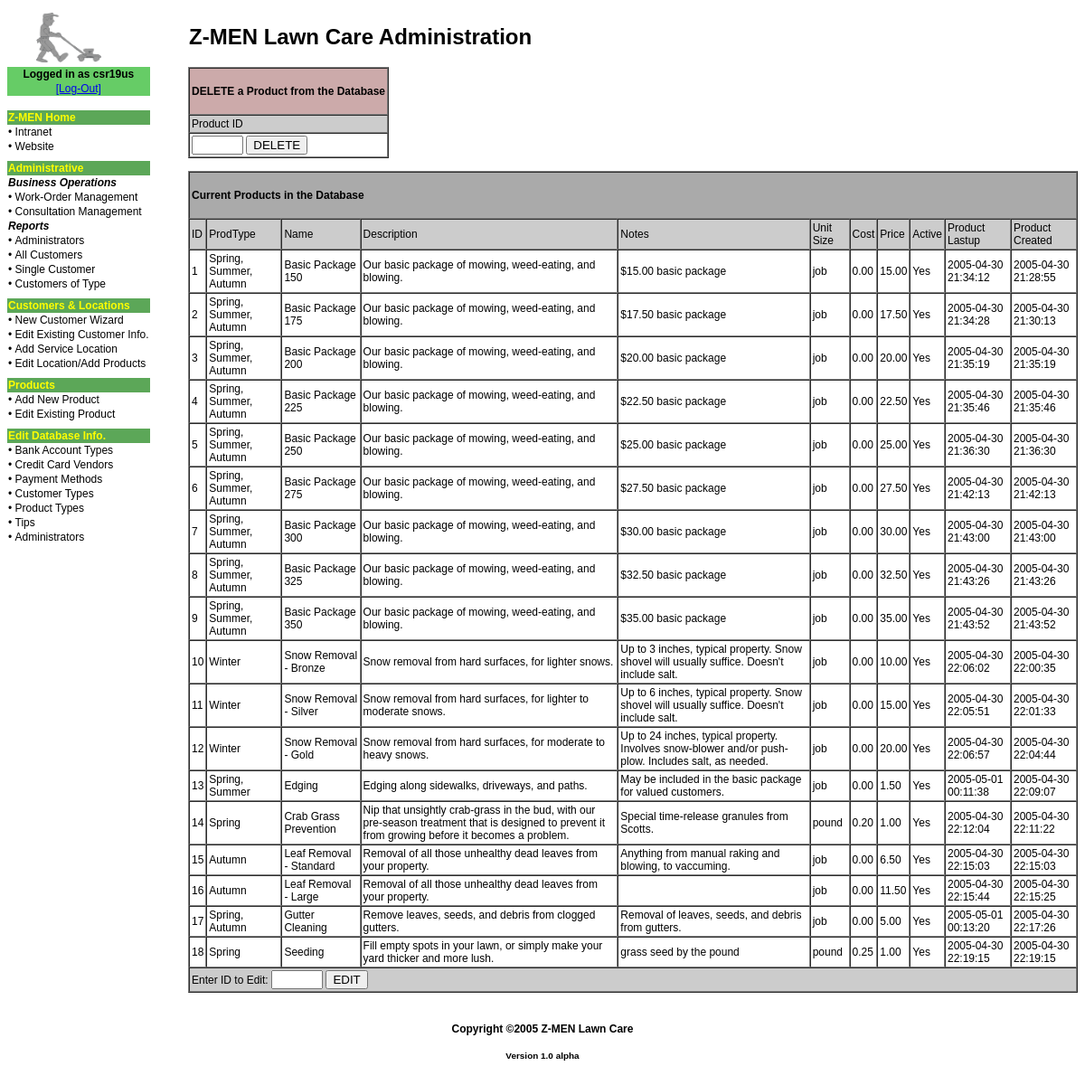
Screenshot of /site/adminroot/product.php (signed in) with the database file from the repository.
### tables this page shows
CREATE TABLE `product` (
  `prod_id` mediumint(8) UNSIGNED NOT NULL AUTO_INCREMENT,
  `prod_name` varchar(64) DEFAULT NULL,
  `prod_desc` text,
  `prod_notes` text,
  `prod_unit_size` varchar(32) DEFAULT NULL,
  `prod_cost` float(8, 2) DEFAULT NULL,
  `prod_price` decimal(8, 2) DEFAULT NULL,
  `prod_price_d1` float(3, 2) DEFAULT NULL,
  `prod_price_d2` float(3, 2) DEFAULT NULL,
  `prod_is_promote` tinyint(1) UNSIGNED DEFAULT NULL,
  `prod_is_active` tinyint(1) UNSIGNED DEFAULT NULL,
  `prod_lastupd` timestamp NOT NULL DEFAULT CURRENT_TIMESTAMP ON UPDATE CURRENT_TIMESTAMP,
  `prod_created` datetime DEFAULT NULL,
  `prod_last_mod_by` varchar(16) DEFAULT NULL,
  `ptype_id` tinyint(3) UNSIGNED DEFAULT NULL,
  PRIMARY KEY (`prod_id`),
  KEY `product_ptype_id` TYPE BTREE (`ptype_id`),
  CONSTRAINT `FK_product_1` FOREIGN KEY (`ptype_id`) REFERENCES `prod_type` (`ptype_id`) ON DELETE
  SET
    NULL ON UPDATE CASCADE
);

CREATE TABLE `prod_type` (
  `ptype_id` tinyint(3) UNSIGNED NOT NULL AUTO_INCREMENT,
  `ptype_type` varchar(32) DEFAULT NULL,
  `ptype_desc` varchar(128) DEFAULT NULL,
  `ptype_lastupd` timestamp NOT NULL DEFAULT CURRENT_TIMESTAMP ON UPDATE CURRENT_TIMESTAMP,
  `ptype_created` datetime DEFAULT NULL,
  PRIMARY KEY (`ptype_id`)
);

### site/adminroot/php/fns_database.php (called while the page is built, shortened)
<?php
function dbconnect_newmethod() {
	$db = mysqli_connect('localhost','zmen_webuser','password','zmendev');
	return $db;
}
?>

### site/adminroot/php/product_view.php (the view, shortened to what this page needs)
<?php
require_once 'fns_database.php';
$result = dbconnect_newmethod()->query('SELECT * FROM product, prod_type WHERE product.ptype_id=prod_type.ptype_id ORDER BY prod_id ASC');
$num_results = $result->num_rows;
echo '
	<table border="1" cellpadding="2" cellspacing="0">
		<tr bgcolor="#aaaaaa">
			<td colspan="11"><h4>Current Products in the Database</h4></td>
		</tr>
		<tr bgcolor="#cccccc">
			<td>ID</td>
			<td align="left">ProdType</td>
			<td>Name</td>
			<td>Description</td>
			<td>Notes</td>
			<td>Unit Size</td>
			<td>Cost</td>
			<td>Price</td>
			<td>Active</td>
			<td>Product Lastup</td>
			<td>Product Created</td>
		</tr>';
for ($i=0; $i<$num_results; $i++) {
	$row = $result->fetch_assoc();
	echo '<tr>';
	echo '<td>'.$row['prod_id'].'</td>';
	echo '<td align="left">'.$row['ptype_type'].'</td>';
	echo '<td>'.$row['prod_name'].'</td>';
	echo '<td>'.$row['prod_desc'].'</td>';
	echo '<td>'.$row['prod_notes'].'</td>';
	echo '<td>'.$row['prod_unit_size'].'</td>';
	echo '<td>'.$row['prod_cost'].'</td>';
	echo '<td>'.$row['prod_price'].'</td>';
		if ($row['prod_is_active']==0) $row['prod_is_active']='No';
		else if ($row['prod_is_active']==1) $row['prod_is_active']='Yes';
	echo '<td>'.$row['prod_is_active'].'</td>';
	echo '<td>'.$row['prod_lastupd'].'</td>';
	echo '<td>'.$row['prod_created'].'</td>';
	echo '</tr>';
}
echo '
	<tr bgcolor="#cccccc">
		<form action="php/product_edit_form.php" method="post">
		<td colspan="11" align="left">
			Enter ID to Edit:
			<input type="text" name="product_id_toedit" maxlength="3" size="4" />
			<input type="submit" value="EDIT" />
		</td>
		</form>
	</tr>';
echo '</table>';
?>

### site/adminroot/css/admin.css (style rules this page uses)
body { font-family: Arial, Helvetica, sans-serif; font-size:12px; }

### rows the page displays
product: prod_id "1", ptype.ptype_type "Spring, Summer, Autumn", prod_name "Basic Package 150", prod_desc "Our basic package of mowing, weed-eating, and blowing.", prod_notes "$15.00 basic package", prod_unit_size "job", prod_cost "0.00", prod_price "15.00", prod_is_active "Yes", prod_lastupd "2005-04-30 21:34:12", prod_created "2005-04-30 21:28:55"
product: prod_id "2", ptype.ptype_type "Spring, Summer, Autumn", prod_name "Basic Package 175", prod_desc "Our basic package of mowing, weed-eating, and blowing.", prod_notes "$17.50 basic package", prod_unit_size "job", prod_cost "0.00", prod_price "17.50", prod_is_active "Yes", prod_lastupd "2005-04-30 21:34:28", prod_created "2005-04-30 21:30:13"
product: prod_id "3", ptype.ptype_type "Spring, Summer, Autumn", prod_name "Basic Package 200", prod_desc "Our basic package of mowing, weed-eating, and blowing.", prod_notes "$20.00 basic package", prod_unit_size "job", prod_cost "0.00", prod_price "20.00", prod_is_active "Yes", prod_lastupd "2005-04-30 21:35:19", prod_created "2005-04-30 21:35:19"
product: prod_id "4", ptype.ptype_type "Spring, Summer, Autumn", prod_name "Basic Package 225", prod_desc "Our basic package of mowing, weed-eating, and blowing.", prod_notes "$22.50 basic package", prod_unit_size "job", prod_cost "0.00", prod_price "22.50", prod_is_active "Yes", prod_lastupd "2005-04-30 21:35:46", prod_created "2005-04-30 21:35:46"
product: prod_id "5", ptype.ptype_type "Spring, Summer, Autumn", prod_name "Basic Package 250", prod_desc "Our basic package of mowing, weed-eating, and blowing.", prod_notes "$25.00 basic package", prod_unit_size "job", prod_cost "0.00", prod_price "25.00", prod_is_active "Yes", prod_lastupd "2005-04-30 21:36:30", prod_created "2005-04-30 21:36:30"
product: prod_id "6", ptype.ptype_type "Spring, Summer, Autumn", prod_name "Basic Package 275", prod_desc "Our basic package of mowing, weed-eating, and blowing.", prod_notes "$27.50 basic package", prod_unit_size "job", prod_cost "0.00", prod_price "27.50", prod_is_active "Yes", prod_lastupd "2005-04-30 21:42:13", prod_created "2005-04-30 21:42:13"
product: prod_id "7", ptype.ptype_type "Spring, Summer, Autumn", prod_name "Basic Package 300", prod_desc "Our basic package of mowing, weed-eating, and blowing.", prod_notes "$30.00 basic package", prod_unit_size "job", prod_cost "0.00", prod_price "30.00", prod_is_active "Yes", prod_lastupd "2005-04-30 21:43:00", prod_created "2005-04-30 21:43:00"
product: prod_id "8", ptype.ptype_type "Spring, Summer, Autumn", prod_name "Basic Package 325", prod_desc "Our basic package of mowing, weed-eating, and blowing.", prod_notes "$32.50 basic package", prod_unit_size "job", prod_cost "0.00", prod_price "32.50", prod_is_active "Yes", prod_lastupd "2005-04-30 21:43:26", prod_created "2005-04-30 21:43:26"
product: prod_id "9", ptype.ptype_type "Spring, Summer, Autumn", prod_name "Basic Package 350", prod_desc "Our basic package of mowing, weed-eating, and blowing.", prod_notes "$35.00 basic package", prod_unit_size "job", prod_cost "0.00", prod_price "35.00", prod_is_active "Yes", prod_lastupd "2005-04-30 21:43:52", prod_created "2005-04-30 21:43:52"
product: prod_id "10", ptype.ptype_type "Winter", prod_name "Snow Removal - Bronze", prod_desc "Snow removal from hard surfaces, for lighter snows.", prod_notes "Up to 3 inches, typical property. Snow shovel will usually suffice. Doesn't include salt.", prod_unit_size "job", prod_cost "0.00", prod_price "10.00", prod_is_active "Yes", prod_lastupd "2005-04-30 22:06:02", prod_created "2005-04-30 22:00:35"
product: prod_id "11", ptype.ptype_type "Winter", prod_name "Snow Removal - Silver", prod_desc "Snow removal from hard surfaces, for lighter to moderate snows.", prod_notes "Up to 6 inches, typical property. Snow shovel will usually suffice. Doesn't include salt.", prod_unit_size "job", prod_cost "0.00", prod_price "15.00", prod_is_active "Yes", prod_lastupd "2005-04-30 22:05:51", prod_created "2005-04-30 22:01:33"
product: prod_id "12", ptype.ptype_type "Winter", prod_name "Snow Removal - Gold", prod_desc "Snow removal from hard surfaces, for moderate to heavy snows.", prod_notes "Up to 24 inches, typical property. Involves snow-blower and/or push-plow. Includes salt, as needed.", prod_unit_size "job", prod_cost "0.00", prod_price "20.00", prod_is_active "Yes", prod_lastupd "2005-04-30 22:06:57", prod_created "2005-04-30 22:04:44"
product: prod_id "13", ptype.ptype_type "Spring, Summer", prod_name "Edging", prod_desc "Edging along sidewalks, driveways, and paths.", prod_notes "May be included in the basic package for valued customers.", prod_unit_size "job", prod_cost "0.00", prod_price "1.50", prod_is_active "Yes", prod_lastupd "2005-05-01 00:11:38", prod_created "2005-04-30 22:09:07"
product: prod_id "14", ptype.ptype_type "Spring", prod_name "Crab Grass Prevention", prod_desc "Nip that unsightly crab-grass in the bud, with our pre-season treatment that is designed to prevent it from growing before it becomes a problem.", prod_notes "Special time-release granules from Scotts.", prod_unit_size "pound", prod_cost "0.20", prod_price "1.00", prod_is_active "Yes", prod_lastupd "2005-04-30 22:12:04", prod_created "2005-04-30 22:11:22"
product: prod_id "15", ptype.ptype_type "Autumn", prod_name "Leaf Removal - Standard", prod_desc "Removal of all those unhealthy dead leaves from your property.", prod_notes "Anything from manual raking and blowing, to vaccuming.", prod_unit_size "job", prod_cost "0.00", prod_price "6.50", prod_is_active "Yes", prod_lastupd "2005-04-30 22:15:03", prod_created "2005-04-30 22:15:03"
product: prod_id "16", ptype.ptype_type "Autumn", prod_name "Leaf Removal - Large", prod_desc "Removal of all those unhealthy dead leaves from your property.", prod_unit_size "job", prod_cost "0.00", prod_price "11.50", prod_is_active "Yes", prod_lastupd "2005-04-30 22:15:44", prod_created "2005-04-30 22:15:25"
product: prod_id "17", ptype.ptype_type "Spring, Autumn", prod_name "Gutter Cleaning", prod_desc "Remove leaves, seeds, and debris from clogged gutters.", prod_notes "Removal of leaves, seeds, and debris from gutters.", prod_unit_size "job", prod_cost "0.00", prod_price "5.00", prod_is_active "Yes", prod_lastupd "2005-05-01 00:13:20", prod_created "2005-04-30 22:17:26"
product: prod_id "18", ptype.ptype_type "Spring", prod_name "Seeding", prod_desc "Fill empty spots in your lawn, or simply make your yard thicker and more lush.", prod_notes "grass seed by the pound", prod_unit_size "pound", prod_cost "0.25", prod_price "1.00", prod_is_active "Yes", prod_lastupd "2005-04-30 22:19:15", prod_created "2005-04-30 22:19:15"

### other values shown
$_SESSION['admin_user'] "csr19us"
